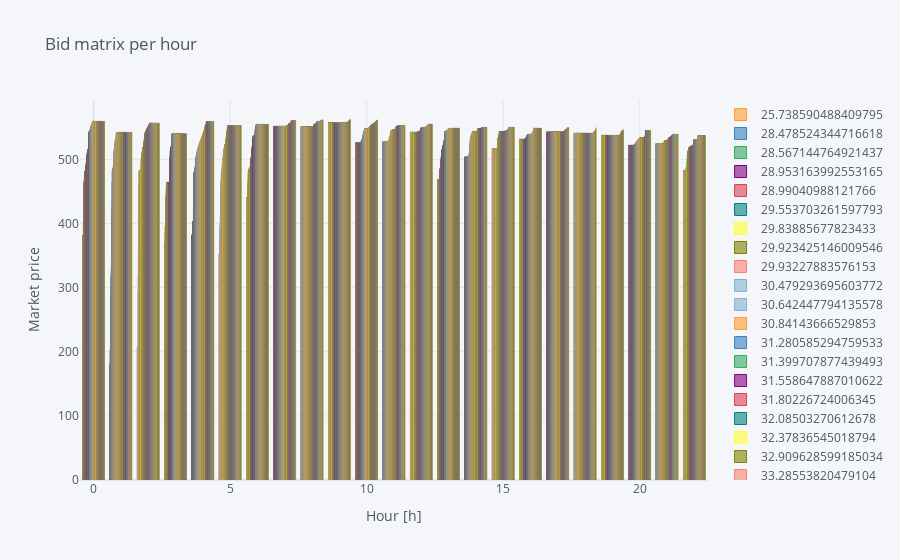

The notebook cell saved with this chart:
### Code cell
# Plotting bid matrices with different properties
bid_matrix_transposed.iplot(kind='bar', title="Bid matrix per hour", xaxis_title ="Hour [h]", yaxis_title="Market price")
